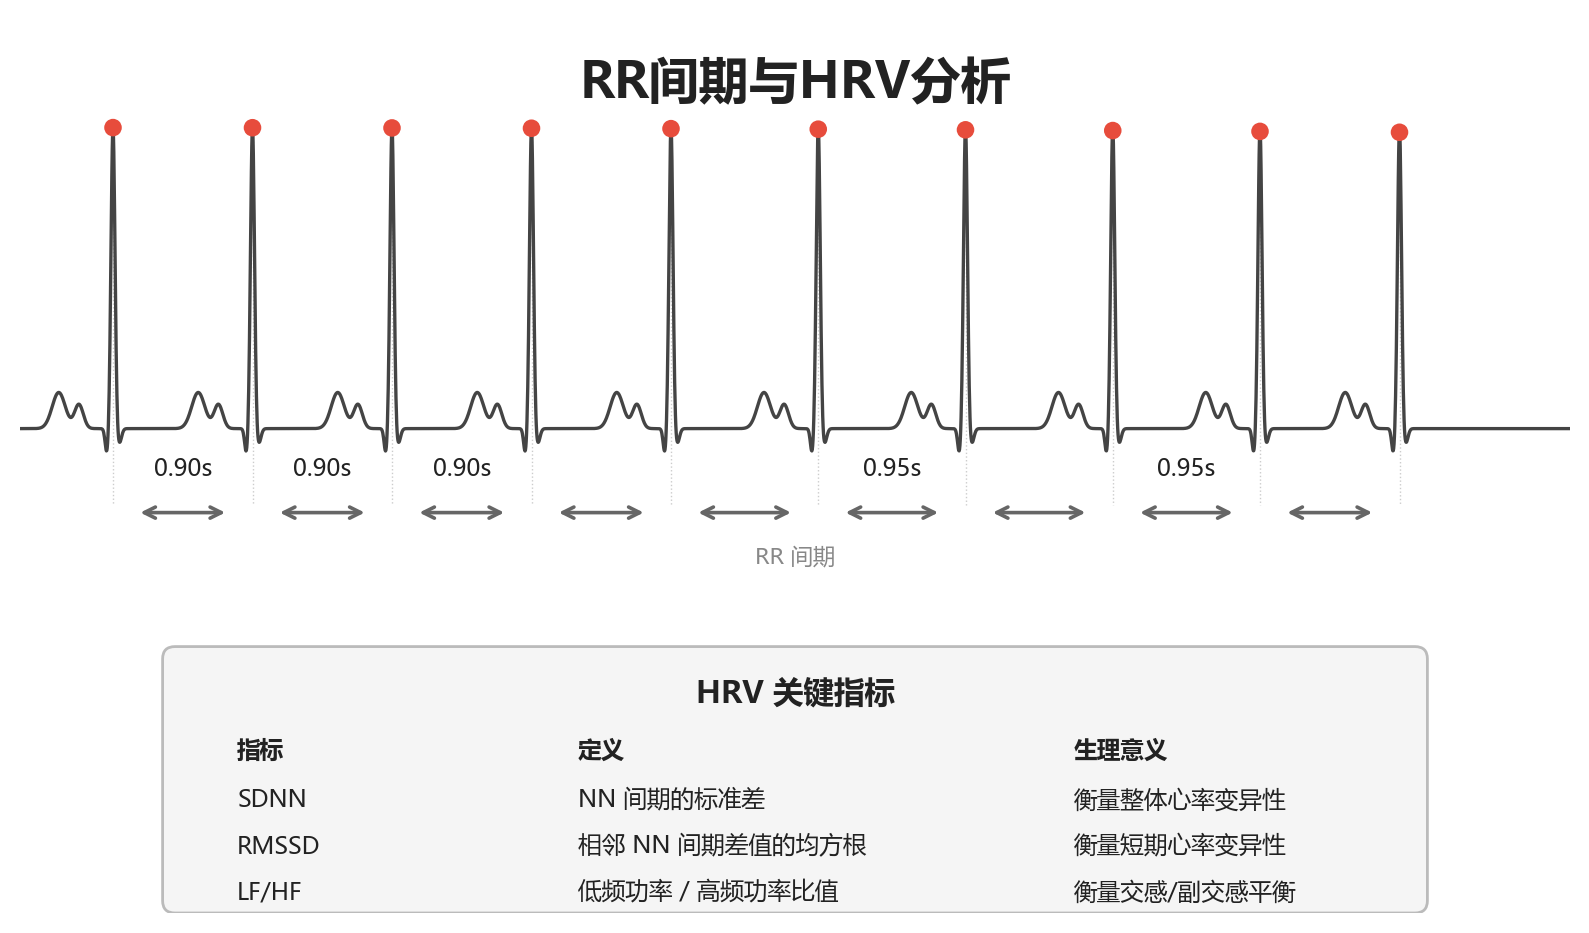

Reproduce this figure in Python.
import numpy as np
import matplotlib.pyplot as plt
import matplotlib.patches as mpatches

plt.rcParams['font.sans-serif'] = ['Microsoft YaHei', 'SimHei', 'Noto Sans SC']
plt.rcParams['axes.unicode_minus'] = False

# ---------------------------------------------------------------------------
# figure setup
# ---------------------------------------------------------------------------
fig, ax = plt.subplots(figsize=(10, 5.8))
fig.patch.set_facecolor('white')
ax.set_xlim(0, 10)
ax.set_ylim(0, 5.8)
ax.set_axis_off()

# ---------------------------------------------------------------------------
# colours
# ---------------------------------------------------------------------------
RED      = '#E74C3C'
DARK     = '#222222'
WAVE_CLR = '#444444'
ARR_CLR  = '#666666'
BOX_FILL = '#F5F5F5'
BOX_EDGE = '#BBBBBB'

# ---------------------------------------------------------------------------
# title
# ---------------------------------------------------------------------------
ax.text(5, 5.55, 'RR间期与HRV分析',
        fontsize=18, fontweight='bold', ha='center', va='top', color=DARK)

# ---------------------------------------------------------------------------
# generate synthetic ECG signal
# ---------------------------------------------------------------------------
t = np.linspace(0, 10, 4000)
ecg = np.zeros_like(t)

r_peaks = np.array([0.6, 1.5, 2.4, 3.3, 4.2, 5.15, 6.1, 7.05, 8.0, 8.9])

for r in r_peaks:
    # R wave
    ecg += 1.0   * np.exp(-((t - r) / 0.018)**2)
    # Q wave
    ecg += -0.08 * np.exp(-((t - r + 0.04) / 0.015)**2)
    # S wave
    ecg += -0.05 * np.exp(-((t - r - 0.04) / 0.020)**2)
    # P wave
    ecg += 0.08  * np.exp(-((t - r + 0.22) / 0.040)**2)
    # T wave
    ecg += 0.12  * np.exp(-((t - r + 0.35) / 0.060)**2)

# scale into drawing y-range
WAVE_BOT = 3.0
WAVE_TOP = 5.1
ecg_scaled = WAVE_BOT + (ecg - ecg.min()) / (ecg.max() - ecg.min()) * (WAVE_TOP - WAVE_BOT)

ax.plot(t, ecg_scaled, color=WAVE_CLR, linewidth=1.2, zorder=2)

# ---------------------------------------------------------------------------
# R-peak red dots (exact positions)
# ---------------------------------------------------------------------------
r_idx = [np.searchsorted(t, r) for r in r_peaks]
r_y   = ecg_scaled[r_idx]
ax.scatter(r_peaks, r_y, color=RED, s=40, zorder=5, edgecolors='none')

# ---------------------------------------------------------------------------
# RR-interval horizontal arrows below waveform
# ---------------------------------------------------------------------------
ARR_Y    = 2.60          # arrow vertical position
OFF_R    = 0.14          # gap from red dot centre to arrow tip
LBL_OFF  = 0.20          # label vertical offset above arrow

# label a representative subset so it's not too crowded
label_idx = {0, 1, 2, 5, 7}

for i in range(len(r_peaks) - 1):
    x1 = r_peaks[i]   + OFF_R
    x2 = r_peaks[i+1] - OFF_R

    # bidirectional horizontal arrow
    ax.annotate(
        '', xy=(x2, ARR_Y), xytext=(x1, ARR_Y),
        arrowprops=dict(arrowstyle='<->', color=ARR_CLR, lw=1.3),
    )

    # RR-value label (only a few to avoid clutter)
    if i in label_idx:
        rr_val = r_peaks[i+1] - r_peaks[i]
        ax.text((x1 + x2) / 2, ARR_Y + LBL_OFF, f'{rr_val:.2f}s',
                fontsize=8.5, ha='center', va='bottom', color=DARK)

# small "RR间期" indicator below the arrow line
ax.text(5, ARR_Y - 0.22, 'RR 间期',
        fontsize=8, ha='center', va='top', color='#888888', style='italic')

# ---------------------------------------------------------------------------
# vertical dashed lines from each R peak down toward the arrow
# start below the red dot, end before the arrow
# ---------------------------------------------------------------------------
dot_r = 0.055   # approximate red-dot radius in data coords
for i, r in enumerate(r_peaks):
    top_y = r_y[i] - dot_r - 0.03     # start below red dot
    bot_y = ARR_Y + 0.05              # end above arrow
    ax.plot([r, r], [top_y, bot_y],
            color='#CCCCCC', linewidth=0.5, linestyle=':', zorder=1)

# ---------------------------------------------------------------------------
# bottom: HRV key metrics text box
# ---------------------------------------------------------------------------
BOX_L = 1.0
BOX_R = 9.0
BOX_B = 0.08
BOX_H = 1.57
BOX_CX = (BOX_L + BOX_R) / 2
BOX_CY = BOX_B + BOX_H / 2

rect = mpatches.FancyBboxPatch(
    (BOX_L, BOX_B), BOX_R - BOX_L, BOX_H,
    facecolor=BOX_FILL, edgecolor=BOX_EDGE, linewidth=1.0,
    boxstyle="round,pad=0.08",
)
ax.add_patch(rect)

# box title
ax.text(BOX_CX, BOX_B + BOX_H - 0.12, 'HRV 关键指标',
        fontsize=11, fontweight='bold', ha='center', va='top', color=DARK)

# metrics table (aligned left with fixed-width columns)
metrics = [
    ('SDNN',   'NN 间期的标准差',                     '衡量整体心率变异性'),
    ('RMSSD',  '相邻 NN 间期差值的均方根',             '衡量短期心率变异性'),
    ('LF/HF',  '低频功率 / 高频功率比值',              '衡量交感/副交感平衡'),
]

col1_x = BOX_L + 0.40
col2_x = BOX_L + 2.60
col3_x = BOX_L + 5.80
y0     = BOX_B + BOX_H - 0.52

ax.text(col1_x, y0, '指标',   fontsize=8.5, fontweight='bold', ha='left', va='top', color=DARK)
ax.text(col2_x, y0, '定义',   fontsize=8.5, fontweight='bold', ha='left', va='top', color=DARK)
ax.text(col3_x, y0, '生理意义', fontsize=8.5, fontweight='bold', ha='left', va='top', color=DARK)

for j, (name, defn, meaning) in enumerate(metrics):
    yy = y0 - 0.32 - j * 0.30
    ax.text(col1_x, yy, name,   fontsize=8.5, ha='left', va='top', color=DARK)
    ax.text(col2_x, yy, defn,   fontsize=8.5, ha='left', va='top', color=DARK)
    ax.text(col3_x, yy, meaning, fontsize=8.5, ha='left', va='top', color=DARK)

# ---------------------------------------------------------------------------
# save
# ---------------------------------------------------------------------------
plt.savefig('d:/bishe/flowchart_images_v4/10_hrv_analysis.png',
            dpi=200, bbox_inches='tight')
plt.savefig('d:/bishe/hrv_analysis.png',
            dpi=200, bbox_inches='tight')
plt.close()
print('OK → hrv_analysis.png')
